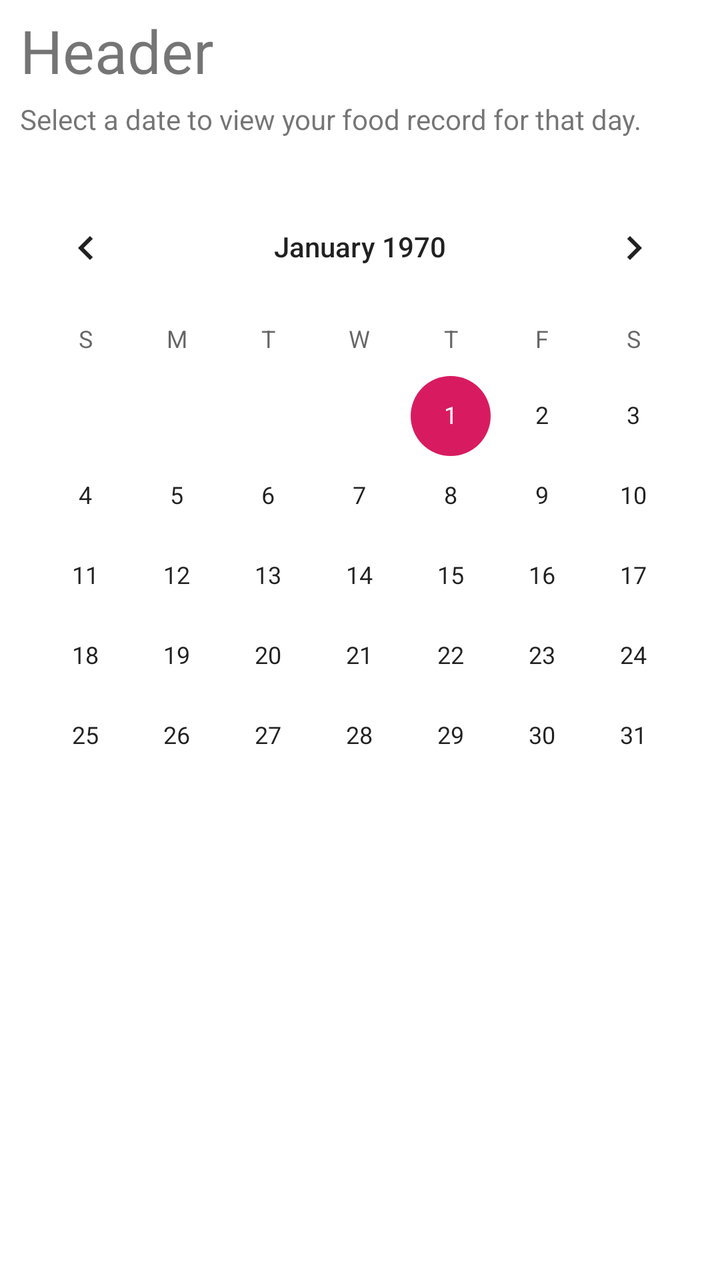
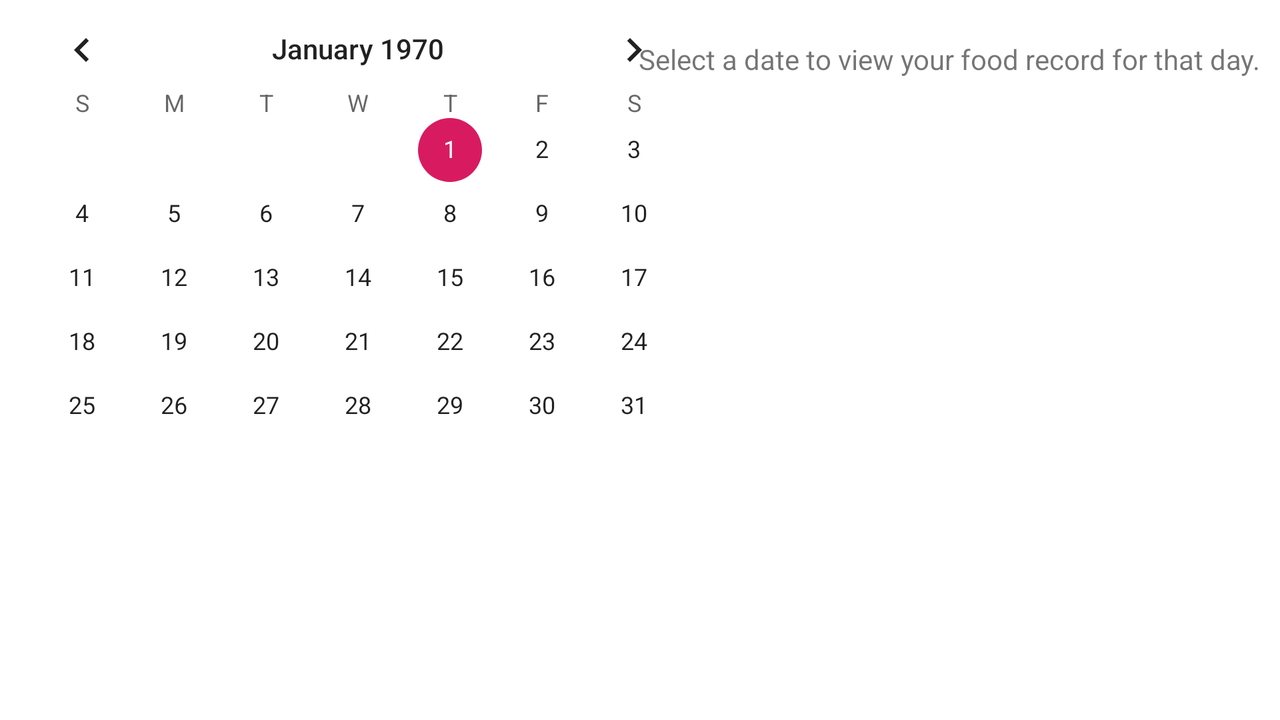

Two renders of one Android screen. The first uses the default layout on a phone; the second uses the alternative layout the repository ships for a different screen configuration, on a matching device. The two XML files are below.
<!-- AndroidManifest.xml: application theme AppTheme -->
<!-- res/layout/food_log_fragment.xml -->
<?xml version="1.0" encoding="utf-8"?>
<FrameLayout
    xmlns:android="http://schemas.android.com/apk/res/android"
    xmlns:app="http://schemas.android.com/apk/res-auto"
    xmlns:tools="http://schemas.android.com/tools"
    android:layout_width="match_parent"
    android:layout_height="match_parent">

    <include layout="@layout/fragment_base"/>

    <TextView
        android:layout_width="wrap_content"
        android:layout_height="wrap_content"
        android:text="Select a date to view your food record for that day."
        android:layout_marginLeft="10sp"
        android:layout_marginTop="50sp"/>

    <CalendarView
        android:id="@+id/calenderView"
        android:layout_width="match_parent"
        android:layout_height="wrap_content"
        android:layout_marginTop="90sp" />

</FrameLayout>
<!-- res/layout/fragment_base.xml (included above) -->
<?xml version="1.0" encoding="utf-8"?>
<FrameLayout
    xmlns:android="http://schemas.android.com/apk/res/android"
    xmlns:app="http://schemas.android.com/apk/res-auto"
    xmlns:tools="http://schemas.android.com/tools"
    android:orientation="vertical"
    android:layout_width="match_parent"
    android:layout_height="match_parent">

    <TextView
        android:id="@+id/fragmentHeading"
        android:layout_width="wrap_content"
        android:layout_height="wrap_content"
        android:text="Header"
        android:textSize="30sp"
        android:layout_marginTop="5sp"
        android:layout_marginLeft="10sp"/>
</FrameLayout>
<!-- resources referenced by this layout -->
<resources>
  <style name="AppTheme" parent="Theme.MaterialComponents.DayNight.NoActionBar">
          
          <item name="colorPrimary">@color/colorPrimary</item>
          <item name="colorPrimaryDark">@color/colorPrimaryDark</item>
          <item name="colorAccent">@color/colorAccent</item>
      </style>
  <color name="colorPrimary">#BB86FC</color>
  <color name="colorPrimaryDark">#00574B</color>
  <color name="colorAccent">#D81B60</color>
</resources>
<!-- res/layout-land/food_log_fragment.xml (the repository's variant of the layout above) -->
<!-- drawn on the phone turned sideways -->
<?xml version="1.0" encoding="utf-8"?>
<FrameLayout
    xmlns:android="http://schemas.android.com/apk/res/android"
    xmlns:app="http://schemas.android.com/apk/res-auto"
    xmlns:tools="http://schemas.android.com/tools"
    android:layout_width="match_parent"
    android:layout_height="match_parent">

    <CalendarView
        android:id="@+id/calenderView"
        android:layout_width="wrap_content"
        android:layout_height="wrap_content"
        android:layout_marginTop="5sp" />

    <TextView
        android:layout_width="wrap_content"
        android:layout_height="wrap_content"
        android:text="Select a date to view your food record for that day."
        android:layout_marginRight="10sp"
        android:layout_marginTop="20sp"
        android:layout_gravity="right"/>

</FrameLayout>
